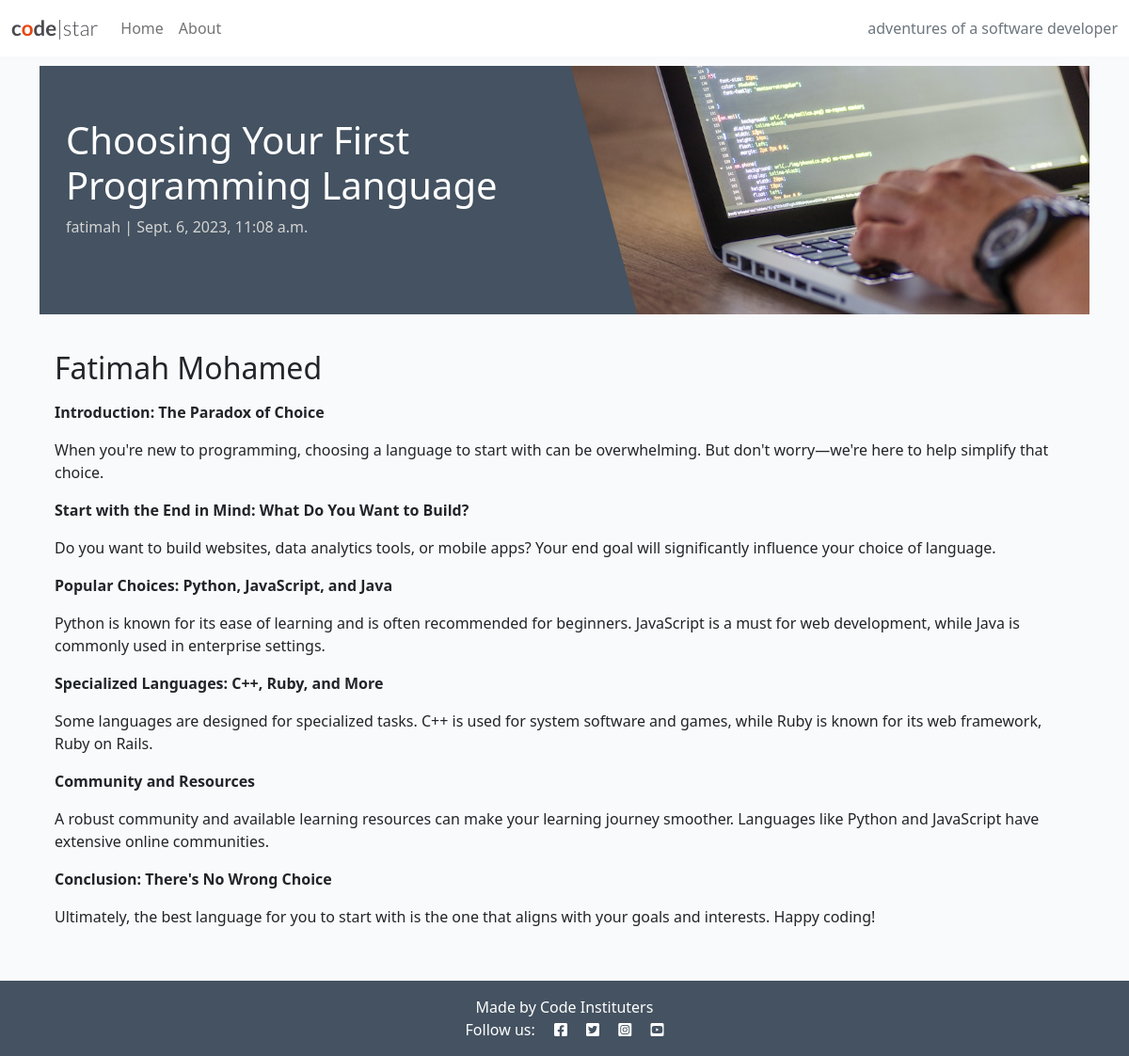
Page /choosing-your-first-programming-language/ on the committed database.
### blog/models.py (models this page shows, shortened)
class Post(models.Model):
    title = models.CharField(max_length=200, unique=True)
    slug = models.SlugField(max_length=200, unique=True)
    author = models.ForeignKey(
        User, on_delete=models.CASCADE, related_name="blog_posts"
    )
    content = models.TextField()
    created_on = models.DateTimeField(auto_now_add=True)
    status = models.IntegerField(choices=STATUS, default=0)
    excerpt = models.TextField(blank=True)
    updated_on = models.DateTimeField(auto_now=True)
    class Meta:
        ordering = ["-created_on"]

### blog/views.py (the view)
# urls.py: path('<slug:slug>/', views.post_detail, name='post_detail'),
def post_detail(request, slug):
    queryset = Post.objects.filter(status=1)
    post = get_object_or_404(queryset, slug=slug)
    return render(
        request,
        "blog/post_detail.html",
        {"post": post, "coder": "Fatimah Mohamed"},
    )

### blog/templates/blog/post_detail.html
{% extends 'base.html' %} {% block content %}
{% load static %}
<div class="masthead">
    <div class="container">
        <div class="row g-0">
            <div class="col-md-6 masthead-text">
                <h1 class="post-title">{{ post.title }}</h1>
                <p class="post-subtitle">{{ post.author }} | {{ post.created_on }}</p>
            </div>
            <div class="d-none d-md-block col-md-6 masthead-image">
                <img src="{% static 'images/default.jpg' %}" class="scale" alt="placeholder">
            </div>
        </div>
    </div>
</div>
<div class="container">
    <div class="row">
        <div class="col card mb-4  mt-3 left  top">
            <div class="card-body">
                <h2>{{ coder }}</h2>
                <p class="card-text">
                    {{ post.content | safe }}
                </p>
            </div>
        </div>
    </div>
</div>
{% endblock content %}

### static/css/style.css (style rules this page uses)
body { background-color: #F9FAFC; }
.main-bg { background-color: #F9FAFC; }
.card { border: none; background-color: transparent; }
.scale { width: 100%; height: auto; }
.masthead { margin-top: 10px; overflow: hidden; position: relative; display: inline-block; height: 33vh; width: 100%; }
.masthead-text { background-color: #445261; color: white; position: relative; }
.masthead-image { position: relative; overflow: hidden; }
.masthead-image:after { content: ""; position: absolute; top: 0; right: 90%; height: 100%; width: 150%; background: #445261; -webkit-transform: skew(15deg); -moz-transform: skew(15deg); transform: skew(15deg); z-index: 100; }
.post-title { margin-top: 10%; margin-left: 5%; }
.post-subtitle { margin-left: 5%; color: lightgray; }

### rows in the picture
Post: title "Choosing Your First Programming Language", author "fatimah", created_on "Sept. 6, 2023, 11:08 a.m.", content "Introduction: The Paradox of Choice When you're new to programming, choosing a language to start with can be overwhelming. But don't worry—we're here to help simplify that choice. Start with the End in Mind: What Do You Want to Build? Do you want to build websites, data analytics tools, or mobile apps? Your end goal will significantly influence your choice of language. Popular Choices: Python, JavaScript, and Java Python is known for its ease of learning and is often recommended for beginners. JavaScript is a must for web development, while Java is commonly used in enterprise settings. Specialized Languages: C++, Ruby, and More Some languages are designed for specialized tasks. C++ is used…"

### other values in the picture
{{ coder }} "Fatimah Mohamed"
